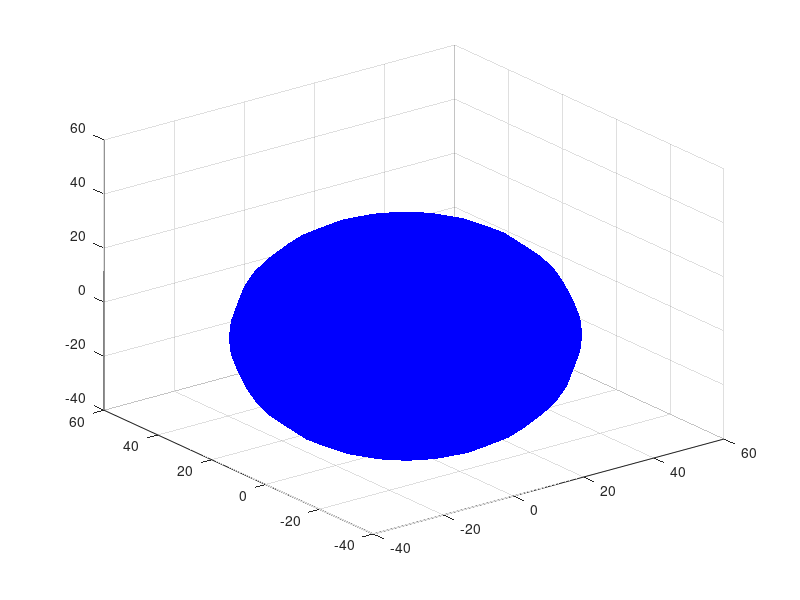

This figure's MATLAB source:
% Creates a ball with the given parameters of 
function ball_init(pos, r, vel, acc)
    balls = {};
    
    if nargin == 0
        pos = rand(1,3);
        r = 40; 
        vel = rand(1,3); 
        acc = [0 0 0];
    elseif nargin == 1
        r = 40; 
        vel = rand(1,3); 
        acc = [0 0 0];
    elseif nargin == 2
        vel = rand(1,3); 
        acc = [0 0 0];
    elseif nargin == 3
        acc = [0 0 0];
    end
    
    new_ball = {};
    new_ball.radius = r;
    new_ball.pos = pos;
    new_ball.vel = vel;
    new_ball.acc = acc;
    new_ball.last_updated = clock;
    
    [sphere_x, sphere_y, sphere_z] = sphere;
    
    new_ball.handler = surf(sphere_x * new_ball.radius + new_ball.pos(1), ...
        sphere_y * new_ball.radius + new_ball.pos(2), ...
        sphere_z * new_ball.radius + new_ball.pos(3));
    
    set(new_ball.handler, 'FaceColor', [0 0 1], 'FaceAlpha', 1, ...
        'EdgeColor', 'none', 'LineStyle', 'none', 'FaceLighting', 'phong');
    
    balls = [balls new_ball];
    
    setappdata(0, 'balls', balls);
end